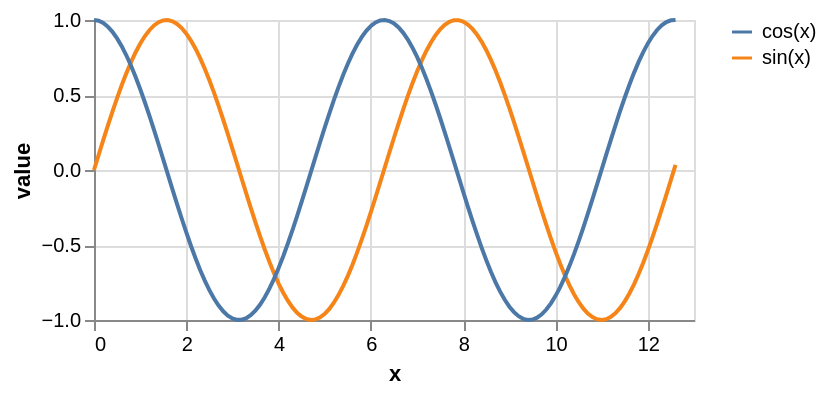

This figure's Vega-Lite source:
### Vega specification from a JSON file in a GitHub repository (floating-point values rounded to 4 significant figures)
{"$schema": "https://vega.github.io/schema/vega/v5.json", "description": "Plots two functions using a generated sequence.", "background": "white", "padding": 5, "width": 300, "height": 150, "style": "cell", "data": [{"name": "source_0", "transform": [{"type": "sequence", "start": 0, "stop": 12.7, "step": 0.1, "as": "x"}, {"type": "formula", "expr": "sin(datum.x)", "as": "sin(x)"}, {"type": "formula", "expr": "cos(datum.x)", "as": "cos(x)"}, {"type": "fold", "fields": ["sin(x)", "cos(x)"], "as": ["key", "value"]}]}], "marks": [{"name": "pathgroup", "type": "group", "from": {"facet": {"name": "faceted_path_main", "data": "source_0", "groupby": ["key"]}}, "encode": {"update": {"width": {"field": {"group": "width"}}, "height": {"field": {"group": "height"}}}}, "marks": [{"name": "marks", "type": "line", "style": ["line"], "sort": {"field": "datum[\"x\"]"}, "from": {"data": "faceted_path_main"}, "encode": {"update": {"stroke": {"scale": "color", "field": "key"}, "x": {"scale": "x", "field": "x"}, "y": {"scale": "y", "field": "value"}, "defined": {"signal": "isValid(datum[\"x\"]) && isFinite(+datum[\"x\"]) && isValid(datum[\"value\"]) && isFinite(+datum[\"value\"])"}}}}]}], "scales": [{"name": "x", "type": "linear", "domain": {"data": "source_0", "field": "x"}, "range": [0, {"signal": "width"}], "nice": true, "zero": false}, {"name": "y", "type": "linear", "domain": {"data": "source_0", "field": "value"}, "range": [{"signal": "height"}, 0], "nice": true, "zero": true}, {"name": "color", "type": "ordinal", "domain": {"data": "source_0", "field": "key", "sort": true}, "range": "category"}], "axes": [{"scale": "x", "orient": "bottom", "gridScale": "y", "grid": true, "tickCount": {"signal": "ceil(width/40)"}, "domain": false, "labels": false, "maxExtent": 0, "minExtent": 0, "ticks": false, "zindex": 0}, {"scale": "y", "orient": "left", "gridScale": "x", "grid": true, "tickCount": {"signal": "ceil(height/40)"}, "domain": false, "labels": false, "maxExtent": 0, "minExtent": 0, "ticks": false, "zindex": 0}, {"scale": "x", "orient": "bottom", "grid": false, "title": "x", "labelFlush": true, "labelOverlap": true, "tickCount": {"signal": "ceil(width/40)"}, "zindex": 0}, {"scale": "y", "orient": "left", "grid": false, "title": "value", "labelOverlap": true, "tickCount": {"signal": "ceil(height/40)"}, "zindex": 0}], "legends": [{"stroke": "color", "gradientLength": {"signal": "clamp(height, 64, 200)"}, "symbolType": "stroke"}]}
